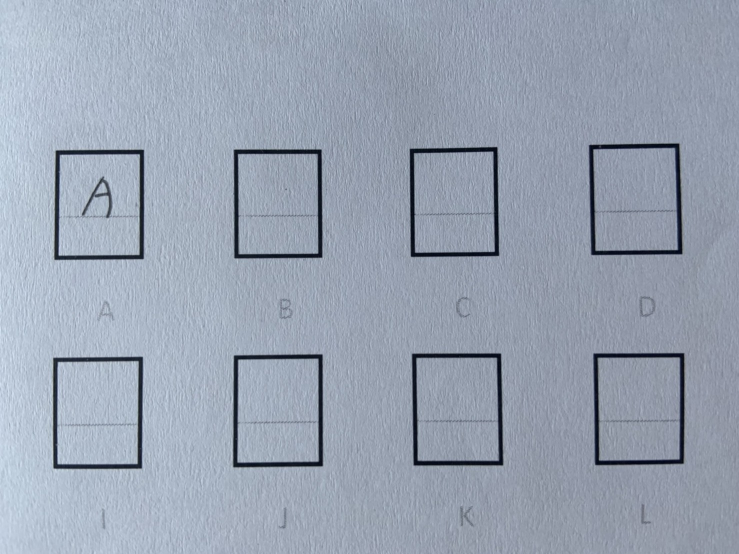
#> input picture test/2x4.jpg, 1478 x 1108 px (shown at 1/2 size)
$ python main.py 2x4.jpg
#> lines starting #> are read from the running program, lines starting #| are printed output that depends on the picture; after the words box and inside, x2 and y2 are one past the last pixel; in counts of white or black regions, pixels touching at a corner belong together
### test/Preprocessing.py
import sys
import numpy as np
import cv2 as cv
import MorphologicalProcessing as morpho
from pathlib import Path

def cleanBoundary(img, img_bool, manual=False, width=6):
    m, n = img.shape
    last_s = 0
    for i in range(m):
        pos = np.where(img_bool[i] == True)
        s = pos[0].size
        if (s == 0 or (s == last_s and s < n/3)) and i > 3: break
        else:
            img[i][:] = 255
            img_bool[i][:] = False
            last_s = s
    last_s = 0
    for i in range(m-1, -1, -1):
        pos = np.where(img_bool[i] == True)
        s = pos[0].size
        if (s == 0 or (s == last_s and s < n/3)) and i < m-4: break
        else:
            img[i][:] = 255
            img_bool[i][:] = False
            last_s = s
    img = img.T
    img_bool = img_bool.T
    last_s = 0
    for i in range(n):
        pos = np.where(img_bool[i] == True)
        s = pos[0].size
        if (s == 0 or (s == last_s and s < m/3)) and i > 3: break
        else:
            img[i][:] = 255
            img_bool[i][:] = False
            last_s = s
    last_s = 0
    for i in range(n-1, -1, -1):
        pos = np.where(img_bool[i] == True)
        s = pos[0].size
        if (s == 0 or (s == last_s and s < m/3)) and i < n-4: break
        else:
            img[i][:] = 255
            img_bool[i][:] = False
            last_s = s
    img = img.T
    img_bool = img_bool.T
    return img, img_bool

def extractFrames(img, label, count, img_bool, start_ascii_code):
    Path(f"./frames").mkdir(parents=True, exist_ok=True)
    x, y = [], [] # the upper-left corner of each frame
    for i in range(1, count+1):
        I = np.where(label == i)
        x.append(I[0].min())
        y.append(I[1].min())
    x, y = np.array(x), np.array(y)
    ind = np.argsort(x)
    rows_i = [ind[i*8:(i+1)*8] for i in range(10)]
    rows = [y[rows_i[i]] for i in range(10)]
    sort_ind = np.zeros((1, 0), dtype=int)
    for i in range(len(rows)):
        r = (rows_i[i][np.argsort(rows[i])]).astype(int).reshape((1, -1))
        sort_ind = np.concatenate((sort_ind, r), axis=1)
    sort_ind = sort_ind.flatten()
    error_count = 0
    for i in range(count):
        I = np.where(label == sort_ind[i] + 1)
        if I[0].size < 100:
            error_count += 1
            continue
        x_max, x_min, y_max, y_min = I[0].max(), I[0].min(), I[1].max(), I[1].min()
        frame = np.zeros((x_max-x_min+1, y_max-y_min+1), dtype=np.uint8)
        frame_bool = np.zeros((x_max-x_min+1, y_max-y_min+1), dtype=bool)
        I_frame = tuple([I[0] - x_min, I[1]-y_min])
        frame[I_frame] = img[I]
        frame_bool[I_frame] = img_bool[I]
        frame, frame_bool = cleanBoundary(frame, frame_bool)
        # img_frame_bool = np.where(frame_bool == True, 0, 255)
        # cv.imwrite(f'./frames/bool_check_{start_ascii_code + i - error_count}.png', img_frame_bool)
        cv.imwrite(f'./frames/{start_ascii_code + i - error_count}.png', frame)
    return


# read in image
frame_path = sys.argv[1]
raw_frame = cv.imread(frame_path, cv.IMREAD_GRAYSCALE)
#> raw_frame: shape (1108, 1478); min 0, max 234, mean 161.5

# find the frame
MP = morpho.MorphologicalProcessing(raw_frame, t=85)
#> in __init__, `self.img = np.where(img > t, False, True)`:
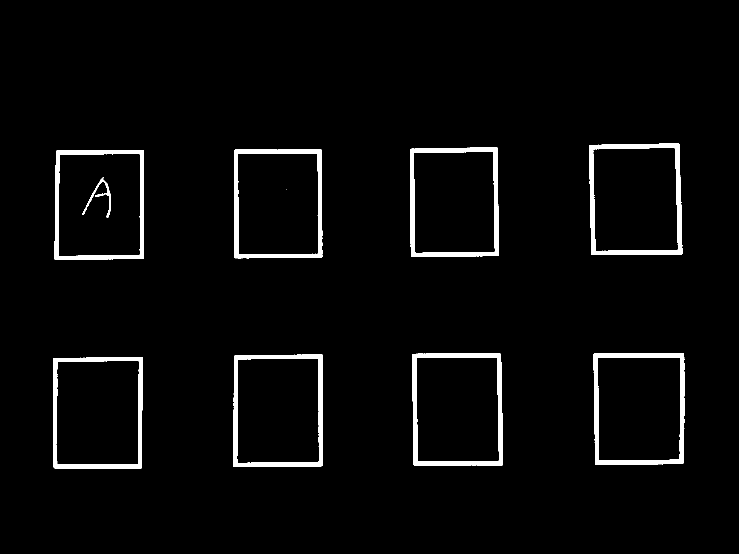
#> self.img: shape (1108, 1478) bool (shown at 1/2 size); 3.1% white; 10 white regions (1 under 20 px), largest, box (x1, y1, x2, y2) and area: (1178, 287, 1365, 510) 6664, (824, 707, 1006, 931) 6534, (1187, 706, 1369, 930) 6533
# cv.imshow('check.png', MP.img_check)
# cv.waitKey(0)
# cv.destroyAllWindows()
start_letter = 'A'
count, label = MP.objectCounting()
#> after the loop in holeFilling, `while(1):`:
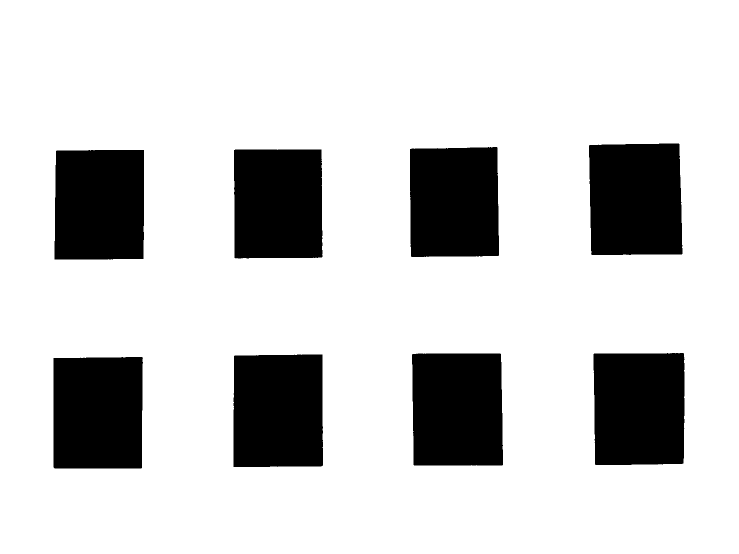
#> G: shape (1108, 1478) bool (shown at 1/2 size); 80.8% white; 8 black regions, largest, box (x1, y1, x2, y2) and area: (1178, 287, 1365, 510) 40184, (824, 707, 1006, 931) 39958, (1187, 706, 1369, 930) 39949
#> after the loop in objectCounting, `for x in range(m):`:
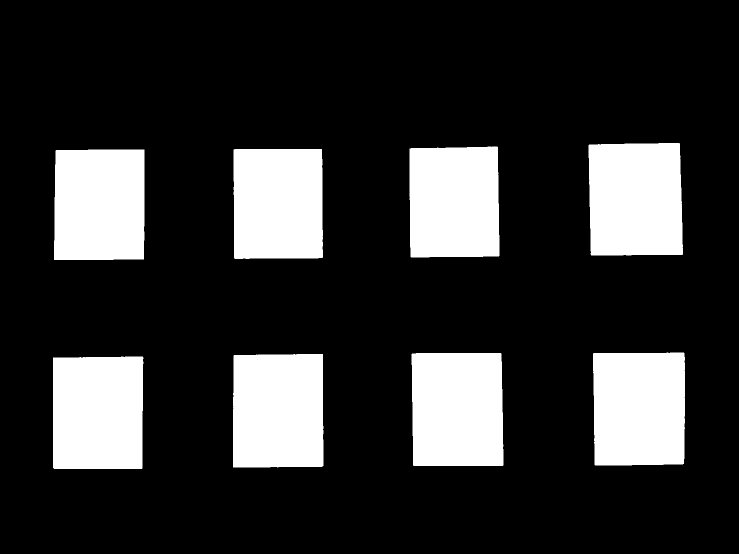
#> img_dilated: shape (1108, 1478) bool (shown at 1/2 size); 19.6% white; 8 white regions, largest, box (x1, y1, x2, y2) and area: (1177, 286, 1366, 511) 41027, (1186, 705, 1370, 931) 40792, (823, 706, 1007, 932) 40785
#> after the loop in objectCounting, `for x in range(m):`:
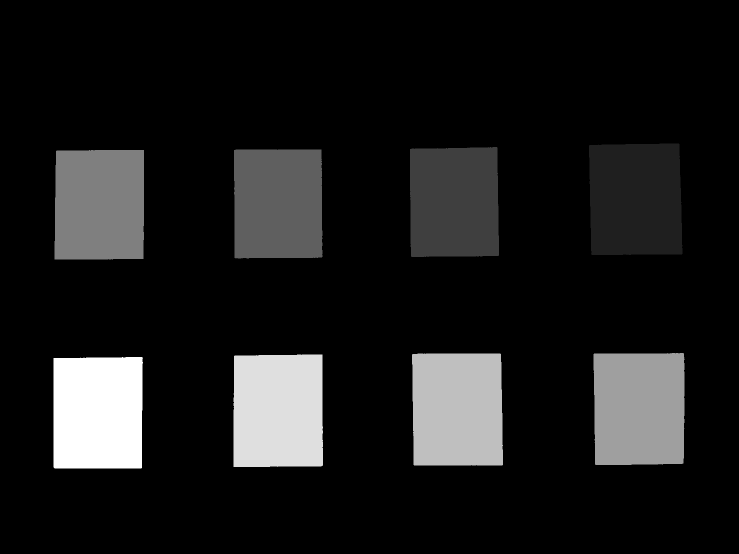
#> img_label: shape (1108, 1478) float64 (shown at 1/2 size); min 0, max 8, mean 0.866; drawn with min black and max white
#> after the loop in objectCounting, `for x in range(m):`: count = 8
#> count = 8
extractFrames(MP.img_check, label, count, MP.img, ord(start_letter))
#> the loop in extractFrames, `for i in range(1, count+1):` made 8 passes
#> I on passes 1 to 8: 40183 positions, rows 287 to 509, columns 1178 to 1364, 38131 positions, rows 294 to 513, columns 820 to 997, 38048 positions, rows 299 to 516, columns 468 to 644, 38709 positions, rows 300 to 518, columns 109 to 287, 39948 positions, rows 706 to 929, columns 1187 to 1368, 39957 positions, rows 707 to 930, columns 824 to 1005, 39734 positions, rows 709 to 933, columns 467 to 645, 39374 positions, rows 714 to 936, columns 107 to 285
#> after the loop in extractFrames, `for i in range(1, count+1):`: x = [287, 294, 299, 300, 706, 707, 709, 714]; y = [1178, 820, 468, 109, 1187, 824, 467, 107]
#> in extractFrames, `ind = np.argsort(x)`: ind = [0, 1, 2, 3, 4, 5, 6, 7]
#> in extractFrames, `rows_i = [ind[i*8:(i+1)*8] for i in range(10)]`: rows_i = [[0, 1, 2, 3, 4, 5, 6, 7], empty array, empty array, empty array, empty array, empty array, empty array, empty array, empty array, empty array]
#> in extractFrames, `rows = [y[rows_i[i]] for i in range(10)]`: rows = [[1178, 820, 468, 109, 1187, 824, 467, 107], empty array, empty array, empty array, empty array, empty array, empty array, empty array, empty array, empty array]
#> the loop in extractFrames, `for i in range(len(rows)):` made 10 passes
#> in extractFrames, `sort_ind = sort_ind.flatten()`: sort_ind = [7, 3, 6, 2, 1, 5, 0, 4]
#> the loop in extractFrames, `for i in range(count):` made 8 passes
#> (I, x_max, x_min, y_max, y_min, I_frame) on passes 1 to 5: (39374 positions, rows 714 to 936, columns 107 to 285, 936, 714, 285, 107, 39374 positions, rows 0 to 222, columns 0 to 178), (38709 positions, rows 300 to 518, columns 109 to 287, 518, 300, 287, 109, 38709 positions, rows 0 to 218, columns 0 to 178), (39734 positions, rows 709 to 933, columns 467 to 645, 933, 709, 645, 467, 39734 positions, rows 0 to 224, columns 0 to 178), (38048 positions, rows 299 to 516, columns 468 to 644, 516, 299, 644, 468, 38048 positions, rows 0 to 217, columns 0 to 176), (38131 positions, rows 294 to 513, columns 820 to 997, 513, 294, 997, 820, 38131 positions, rows 0 to 219, columns 0 to 177)
#> pass 1, in cleanBoundary, `img = img.T`:
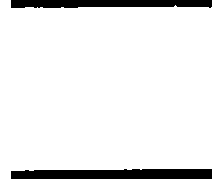
#> img: shape (179, 223); 91.7% white; 2 black regions, box (x1, y1, x2, y2) and area: (11, 169, 212, 179) 1871, (11, 0, 212, 8) 1456
#> pass 1, in cleanBoundary, `img_bool = img_bool.T`:
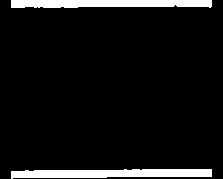
#> img_bool: shape (179, 223) bool; 7.6% white; 2 white regions, box (x1, y1, x2, y2) and area: (11, 169, 212, 179) 1567, (11, 0, 212, 8) 1456
#> after the loop in extractFrames, `for i in range(count):`: frame: shape (224, 182); every value is 255
#> after the loop in extractFrames, `for i in range(count):`: frame_bool: shape (224, 182) bool; every value is 0
#> after the loop in extractFrames, `for i in range(count):`: error_count = 0

### test/MorphologicalProcessing.py
import numpy as np
import cv2 as cv

class MorphologicalProcessing:
    def __init__(self, img, t = 127):
        self.img = np.where(img > t, False, True)
        self.img_uint8 = np.where(img > t, 0, 255).astype(np.uint8)
        self.img_check = np.where(img > t, 255, 0).astype(np.uint8)
        return
    def boolToUint8(self, img):
        img_ret = np.where(img==True, 255, 0)
        img_ret = img_ret.astype(np.uint8)
        return img_ret
    def getStructuringElement(self, type):
        if type == 'boundary extraction' or type == '8-connectivity object counting':
            H = np.ones((3, 3))
            C_x = np.array([[-1, -1, -1], [0, 0, 0], [1, 1, 1]])
            C_y = np.array([[-1, 0, 1], [-1, 0, 1], [-1, 0, 1]])
        elif type == 'hole filling' or type == '4-connectivity object counting':
            H = np.array([[0, 1, 0], [1, 1, 1], [0, 1, 0]])
            C_x = np.array([[-1, -1, -1], [0, 0, 0], [1, 1, 1]])
            C_y = np.array([[-1, 0, 1], [-1, 0, 1], [-1, 0, 1]])

        return H, C_x, C_y
    # [9 lines left out: function Erosion, not called in this run]
    def Dilation(self, img, H, C_x, C_y):
        m, n = img.shape
        s1, s2 = H.shape
        img_ret = np.zeros_like(img)
        for x in range(s1):
            for y in range(s2):
                if H[x, y]:
                    img_ret[max(C_x[x, y], 0):min(m+C_x[x, y], m), max(C_y[x, y], 0):min(n+C_y[x, y], n)] = np.logical_or(img_ret[max(C_x[x, y], 0):min(m+C_x[x, y], m), max(C_y[x, y], 0):min(n+C_y[x, y], n)], img[max(-C_x[x, y], 0):min(m-C_x[x, y], m), max(-C_y[x, y], 0):min(n-C_y[x, y], n)])
        return img_ret
    # [7 lines left out: function boundaryExtraction, not called in this run]
    def holeFilling(self):
        H, C_x, C_y  = self.getStructuringElement('hole filling')
        G = np.zeros_like(self.img)
        G[0, :] = True
        G[-1, :] = True
        G[:, 0] = True
        G[:, -1] = True
        F_c = np.logical_not(self.img)
        while(1):
            G_new = self.Dilation(G, H, C_x, C_y )
            G_new = np.logical_and(G_new, F_c)
            if (G_new == G).all():
                break
            G = G_new
        img_ret = self.boolToUint8(np.logical_not(G_new))
        return img_ret
    def objectCounting(self, connectivity=8):
        # print('connectivity: ', connectivity)
        count = 0
        img_hole_filled = self.holeFilling()
        img_labeled = np.zeros_like(self.img)
        img_label = np.zeros(self.img.shape)
        m, n = self.img.shape
        if connectivity==8:
            H, C_x, C_y = self.getStructuringElement('8-connectivity object counting')
        elif connectivity==4:
            H, C_x, C_y = self.getStructuringElement('4-connectivity object counting')
        for x in range(m):
            for y in range(n):
                if not img_labeled[x, y] and img_hole_filled[x, y]:
                    img_labeled[x, y] = True
                    # dilation until converge
                    while(True):
                        img_dilated = self.Dilation(img_labeled, H, C_x, C_y)
                        img_labeled_new = np.logical_and(img_dilated, img_hole_filled)
                        if (img_labeled_new == img_labeled).all():
                            break
                        img_label[img_labeled_new != img_labeled] = count+1
                        img_labeled = img_labeled_new
                    count += 1
        img_ret = img_label.astype(np.uint8)
        return count, img_ret

### test/bounding_box.py
import cv2
import numpy as np
from pathlib import Path
import morphology.thinning as thin

def inv(img):
    full_img = np.full(img.shape, 255)
    return full_img-img

def get_bounding_box(file_dir, start_idx=33, end_idx=126):
    new_dir = file_dir+'_box/'
    Path(new_dir).mkdir(parents=True, exist_ok=True)
    bottom_line = []

    for idx in range(start_idx, end_idx+1):  # ASCII:33~126
        word = cv2.imread(file_dir+'/'+str(idx)+'.png', cv2.IMREAD_GRAYSCALE)
        thin_word = thin.thinning(word)
        # boundary
        word_locs = np.argwhere(thin_word==0)
        h1, w1 = word_locs.min(axis = 0)
        h2, w2 = word_locs.max(axis = 0)
        # bounding box
        word_bobox = thin_word[h1:h2+1, w1:w2+1]
        cv2.imwrite(new_dir+str(idx)+'.png', word_bobox)
        # bottom line
        bottom_line.append(int(word.shape[0]*(2/3)-h1))

    with open(new_dir+"bottom_line.txt", "w") as f:
        f.writelines("%s\n" % l for l in bottom_line)
    return new_dir

# [5 lines left out: function get_bottom_line, not called in this run]

### test/morphology/thinning.py
import numpy as np
from . import morph as morph
from modules import extension as ext
import cv2

# [296 lines left out: functions stage_1, check_patterns_1, check_patterns_2, check_patterns_3, check_patterns_4, stage_2 and 3 more, not called in this run]

def thinning(img):
	img_r = np.where(img == 0, 255, 0)
	img_r = img_r.astype(np.uint8)
	thinned = cv2.ximgproc.thinning(img_r) 	#
	thinned = np.where(thinned == 0, 255, 0)
	# cv2.imwrite("66_thin.png", thinned)
	return thinned

### test/main.py
import sys
import numpy as np
import cv2
import MorphologicalProcessing as morpho
import Preprocessing as prepros
from modules import find_cut_point as fcp
import orientation as orien
import bounding_box as bb
from pathlib import Path
import devide_parts as dp
import transformation as tf
from modules import combine_parts as cp

# [52 lines left out: functions save_cut_points, save_parts, save_trans_parts, save_theta, save_combine_img, not called in this run]

# read in image
frame_path = sys.argv[1]
raw_frame = cv2.imread(frame_path, cv2.IMREAD_GRAYSCALE)

# find the frame
MP = morpho.MorphologicalProcessing(raw_frame, t=85)
start_letter = 'A'
count, label = MP.objectCounting()
prepros.extractFrames(MP.img_check, label, count, MP.img, ord(start_letter))
#> the loop in extractFrames (call 2), `for i in range(1, count+1):` made 8 passes
#> the loop in extractFrames (call 2), `for i in range(len(rows)):` made 10 passes
#> the loop in extractFrames (call 2), `for i in range(count):` made 8 passes
#> (I, x_max, x_min, y_max, y_min, I_frame) on passes 1 to 5: (39374 positions, rows 714 to 936, columns 107 to 285, 936, 714, 285, 107, 39374 positions, rows 0 to 222, columns 0 to 178), (38709 positions, rows 300 to 518, columns 109 to 287, 518, 300, 287, 109, 38709 positions, rows 0 to 218, columns 0 to 178), (39734 positions, rows 709 to 933, columns 467 to 645, 933, 709, 645, 467, 39734 positions, rows 0 to 224, columns 0 to 178), (38048 positions, rows 299 to 516, columns 468 to 644, 516, 299, 644, 468, 38048 positions, rows 0 to 217, columns 0 to 176), (38131 positions, rows 294 to 513, columns 820 to 997, 513, 294, 997, 820, 38131 positions, rows 0 to 219, columns 0 to 177)
#> pass 2, in cleanBoundary (call 10), `img = img.T`:
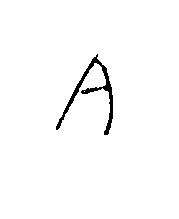
#> img: shape (219, 179); 98.2% white; 1 black region, box (x1, y1, x2, y2) and area: (56, 54, 113, 135) 689

start_idx = ord('A')+1  #
end_idx = ord('A')+1    #
file_dir = 'frames'
file_dir = bb.get_bounding_box(file_dir, start_idx, end_idx)
#> in get_bounding_box, `thin_word = thin.thinning(word)`: thin_word = [255]
#> in get_bounding_box, `word_locs = np.argwhere(thin_word==0)`: word_locs = empty array
#> (the run stopped early here; a loop or call above may not have finished)
